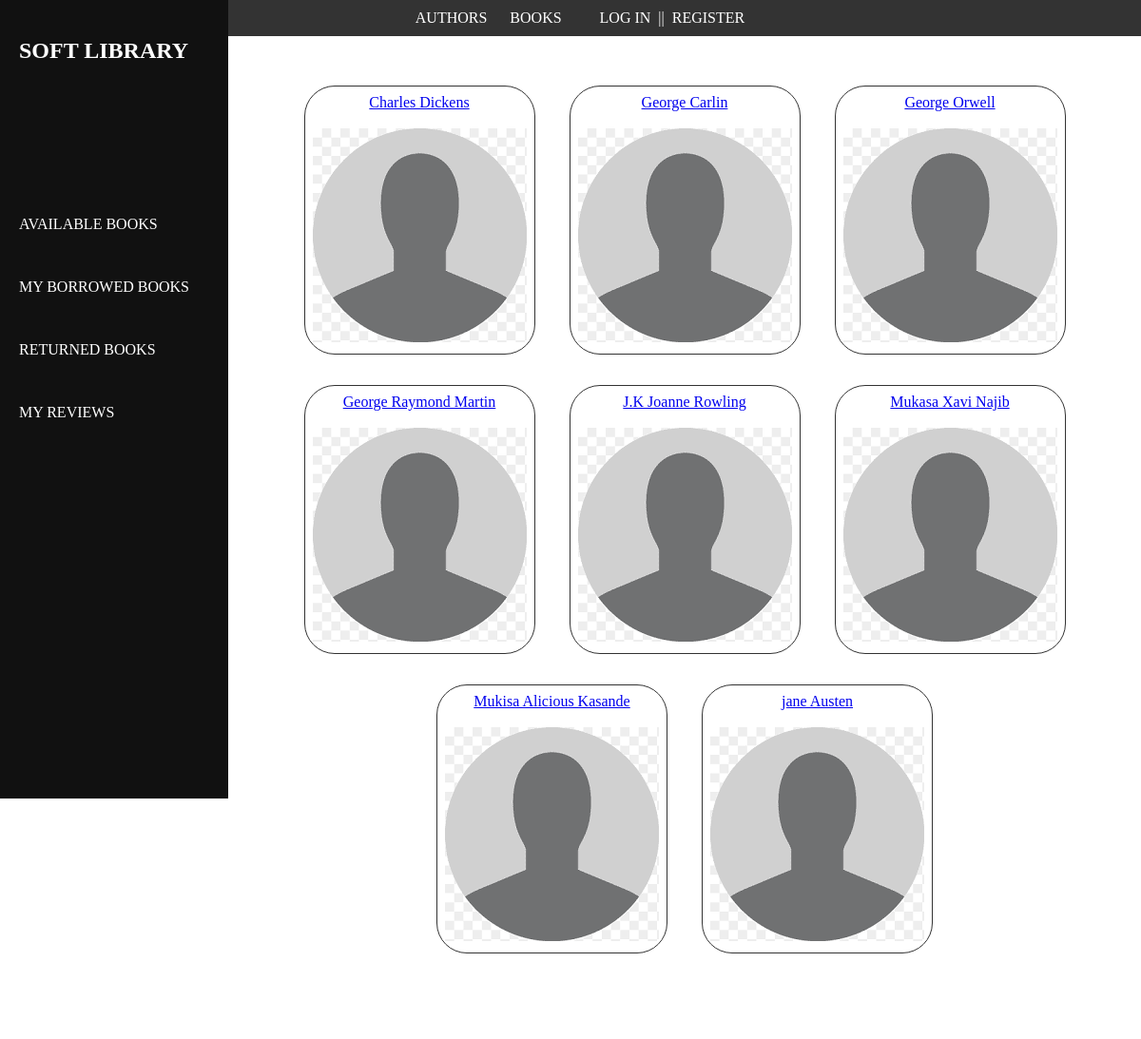
Screenshot of /authors/ with the database file from the repository.
### base/models.py (models this page shows, shortened)
class Author(models.Model):
    first_name = models.CharField(max_length=250)
    middle_name = models.CharField(max_length=250, blank=True, null=True)
    last_name = models.CharField(max_length=250)
    gender = models.CharField(max_length=10, choices=gender_choices)
    bio = models.TextField()
    date_of_birth = models.DateField()
    date_of_death = models.DateField(blank=True, null=True)
    awards = models.ManyToManyField(to=AuthorAward, blank=True)
    author_image = models.ImageField(upload_to='images/', blank=True, null=True, default='user.png')
    class Meta:
        ordering = ['first_name', 'middle_name', 'last_name', 'gender']
    def __str__(self):
        return f"{self.first_name} {self.middle_name if self.middle_name else ''} {self.last_name}"

### base/views.py (the view)
# urls.py: path('authors/', views.author, name='authors'),
def author(request):
    authors = models.Author.objects.all()
    context = {'authors': authors}
    return render(request, 'base/authors.html', context)

### base/templates/base/authors.html
{% extends 'base/base.html' %}
{% block content %}
    <div>
        <ol>
            {% for author in authors %}
               <div style="border: 1px solid #333333;margin: 1rem;padding: 0.5rem;display: inline-block;border-radius: 2rem">
                <a href="{% url 'base:about_book' author.id %}">{{ author }}</a><br>
                &nbsp;&nbsp;<br>
            <a href="{% url 'base:author' author.id %}"><img src="{{ author.author_image.url }}" alt=""></a>
            </div>
            {% empty %}
                <p>No Authors</p>
            {% endfor %}
        </ol>
    </div>
{% endblock %}

### rows the page displays
Author: first_name+middle_name+last_name "Charles Dickens", author_image (placeholder picture)
Author: first_name+middle_name+last_name "George Carlin", author_image (placeholder picture)
Author: first_name+middle_name+last_name "George Orwell", author_image (placeholder picture)
Author: first_name+middle_name+last_name "George Raymond Martin", author_image (placeholder picture)
Author: first_name+middle_name+last_name "J.K Joanne Rowling", author_image (placeholder picture)
Author: first_name+middle_name+last_name "Mukasa Xavi Najib", author_image (placeholder picture)
Author: first_name+middle_name+last_name "Mukisa Alicious Kasande", author_image (placeholder picture)
Author: first_name+middle_name+last_name "jane Austen", author_image (placeholder picture)
